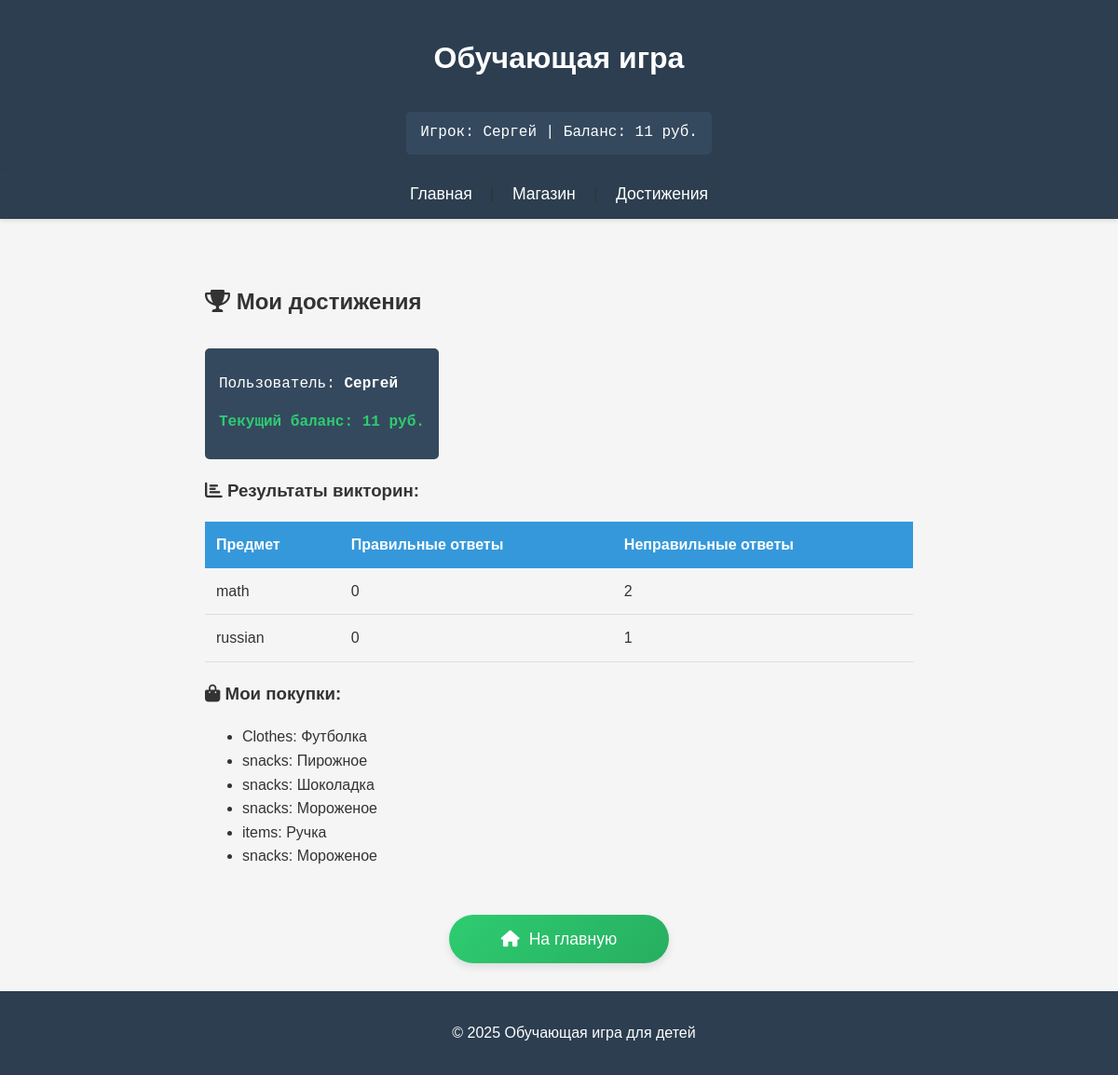
The app's page /achievements (signed in) with its own data.
### tables this page shows
CREATE TABLE users
                 (id INTEGER PRIMARY KEY AUTOINCREMENT,
                  username TEXT UNIQUE,
                  money INTEGER DEFAULT 0);

CREATE TABLE quiz_results
                 (id INTEGER PRIMARY KEY AUTOINCREMENT,
                  user_id INTEGER,
                  subject TEXT,
                  correct INTEGER,
                  wrong INTEGER,
                  date TEXT,
                  FOREIGN KEY(user_id) REFERENCES users(id));

CREATE TABLE inventory
                 (id INTEGER PRIMARY KEY AUTOINCREMENT,
                  user_id INTEGER,
                  item_name TEXT,
                  item_category TEXT,
                  purchase_date TEXT,
                  FOREIGN KEY(user_id) REFERENCES users(id));

### app.py (the view, shortened to what this page needs)
@app.route('/achievements')
def achievements():
    if 'username' not in session:
        return redirect(url_for('login'))
    try:
        conn = sqlite3.connect('quiz_game.db')
        c = conn.cursor()
        c.execute("SELECT id, money FROM users WHERE username=?", (session['username'],))
        user = c.fetchone()
        if not user:
            return redirect(url_for('login'))
        user_id, money = user
        c.execute("""
            SELECT subject,
                   SUM(correct) as correct_answers,
                   SUM(wrong) as wrong_answers
            FROM quiz_results
            WHERE user_id = ?
            GROUP BY subject
        """, (user_id,))
        results = c.fetchall()
        c.execute("""
            SELECT item_name, item_category
            FROM inventory
            WHERE user_id = ?
            ORDER BY purchase_date DESC
            LIMIT 10
        """, (user_id,))
        inventory = c.fetchall()
        return render_template('achievements.html',
                               username=session['username'],
                               money=money,
                               results=results,
                               inventory=inventory)
    finally:
        conn.close()

### templates/achievements.html
{% extends "base.html" %}
{% block content %}
<div class="achievements-container">
    <h2><i class="fas fa-trophy"></i> Мои достижения</h2>
    <div class="user-info">
        <p>Пользователь: <strong>{{ username }}</strong></p>
        <p class="balance">Текущий баланс: <span>{{ money }} руб.</span></p>
    </div>
    <div class="quiz-results">
        <h3><i class="fas fa-chart-bar"></i> Результаты викторин:</h3>
        {% if results %}
        <table class="results-table">
            <thead>
                <tr>
                    <th>Предмет</th>
                    <th>Правильные ответы</th>
                    <th>Неправильные ответы</th>
                </tr>
            </thead>
            <tbody>
                {% for subject, correct, wrong in results %}
                <tr>
                    <td>{{ subject }}</td>
                    <td>{{ correct }}</td>
                    <td>{{ wrong }}</td>
                </tr>
                {% endfor %}
            </tbody>
        </table>
        {% else %}
        <p class="no-results">Вы еще не проходили викторины.</p>
        {% endif %}
    </div>
    <div class="inventory">
        <h3><i class="fas fa-shopping-bag"></i> Мои покупки:</h3>
        {% if inventory %}
        <ul class="inventory-list">
            {% for item, category in inventory %}
            <li>
                <span class="item-category">{{ category }}:</span>
                <span class="item-name">{{ item }}</span>
            </li>
            {% endfor %}
        </ul>
        {% else %}
        <p class="no-items">У вас пока нет покупок.</p>
        {% endif %}
    </div>
    <div class="actions">
        <a href="{{ url_for('index') }}" class="btn">
            <i class="fas fa-home"></i> На главную
        </a>
    </div>
</div>
{% endblock %}

### templates/base.html (shortened to what this page needs)
<!DOCTYPE html>
<html lang="ru">
<head>
    <link rel="stylesheet" href="{{ url_for('static', filename='css/style.css') }}">
</head>
<header>
    <h1>Обучающая игра</h1>
    {% if 'username' in session %}
    <div class="user-info">
        Игрок: {{ username }} | Баланс: {{ money }} руб.
    </div>
    {% endif %}
</header>
    <nav>
        <a href="{{ url_for('index') }}">Главная</a> |
        <a href="{{ url_for('shop') }}">Магазин</a> |
        <a href="{{ url_for('achievements') }}">Достижения</a>
    </nav>
    <main>
        {% block content %}{% endblock %}
    </main>
    <footer>
        <p>© 2025 Обучающая игра для детей</p>
    </footer>
</body>
</html>
<head>
    <link rel="stylesheet" href="https://cdnjs.cloudflare.com/ajax/libs/font-awesome/6.0.0-beta3/css/all.min.css">
</head>

### static/css/style.css (style rules this page uses)
header { background-color: #2c3e50; color: white; padding: 1rem; text-align: center; box-shadow: 0 2px 5px rgba(0,0,0,0.1); }
.user-info { background-color: #34495e; color: white; padding: 10px 15px; border-radius: 5px; margin-top: 10px; display: inline-block; font-family: 'Courier New', monospace; }
.user-info .balance { color: #2ecc71; font-weight: bold; }
nav { background-color: #2c3e50; padding: 0.8rem; text-align: center; box-shadow: 0 2px 5px rgba(0,0,0,0.1); }
nav a { color: white; text-decoration: none; margin: 0 15px; font-size: 1.1rem; transition: color 0.3s; }
main { padding: 30px 20px; max-width: 800px; margin: 0 auto; }
footer { background-color: #2c3e50; color: white; text-align: center; padding: 1rem; position: fixed; bottom: 0; width: 100%; }
.achievements-container { max-width: 800px; margin: 0 auto; padding: 20px; }
.results-table { width: 100%; border-collapse: collapse; margin-top: 15px; }
.results-table th { background-color: #3498db; color: white; padding: 12px; text-align: left; }
.results-table td { padding: 12px; border-bottom: 1px solid #ddd; }
.btn { display: inline-flex; align-items: center; justify-content: center; padding: 12px 28px; background: linear-gradient(135deg, #2ecc71 0%, #27ae60 100%); color: white; text-decoration: none; border-radius: 50px; transition: all 0.3s cubic-bezier(0.25, 0.8, 0.25, 1); font-size: 1.1rem; font-weight: 500; border: none; cursor: pointer; box-shadow: 0 4px 8px rgba(0,0,0,0.1); min-width: 180px; margin: 10px; }
.btn i { margin-right: 10px; }
.actions { display: flex; justify-content: center; gap: 20px; margin-top: 40px; flex-wrap: wrap; }

### records on screen
users: username "Сергей"
quiz_results: subject "math", correct "0", id "2"
quiz_results: subject "russian", correct "0", wrong "1"
inventory: item_category "Clothes", item_name "Футболка"
inventory: item_category "snacks", item_name "Пирожное"
inventory: item_category "snacks", item_name "Шоколадка"
inventory: item_category "snacks", item_name "Мороженое"
inventory: item_category "items", item_name "Ручка"
inventory: item_category "snacks", item_name "Мороженое"

### other values on screen
{{ money }} "11"
